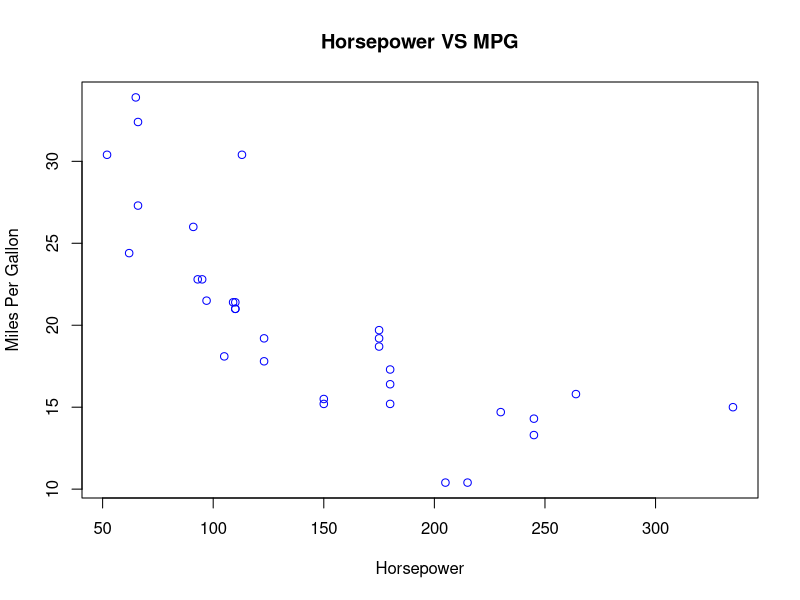

This figure's R source:
high_mpg <- mtcars[mtcars$mpg > 20, ]

# 1. Load a built-in dataset
data(mtcars)

# 2. Look at the first few rows
head(mtcars)

# 4. Plot horsepower vs. mpg
plot(mtcars$hp, mtcars$mpg,
     main = "Horsepower VS MPG",
     xlab = "Horsepower",
     ylab = "Miles Per Gallon",
     col = "blue")

# 4. Run a basic summary
summary(mtcars)

# 5. Save the filtered data
write.csv(high_mpg, "high_mpg_cars.csv", row.names = FALSE)
